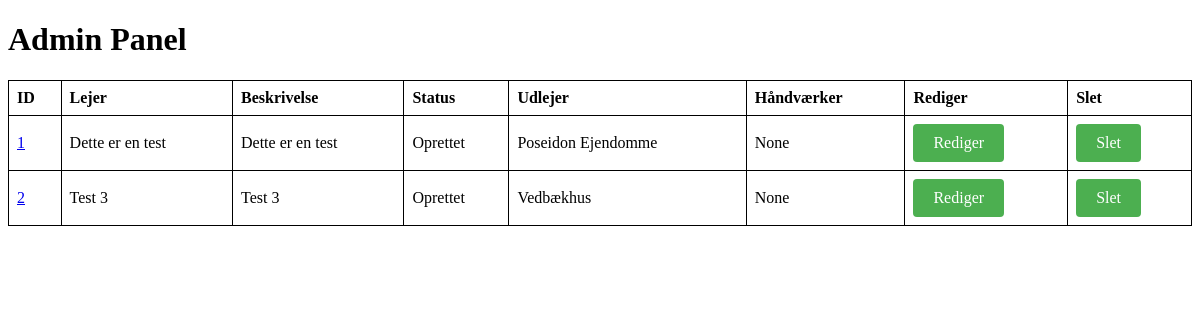
The page /admin (signed in) on the database its author committed.
### tables this page shows
CREATE TABLE tickets (
    id INTEGER PRIMARY KEY AUTOINCREMENT,
    lejer TEXT NOT NULL,
    beskrivelse TEXT NOT NULL,
    status TEXT NOT NULL,
    udlejer TEXT NOT NULL,
    håndværker TEXT,
    user_id INTEGER,
    unit_id INTEGER NOT NULL,
    FOREIGN KEY (user_id) REFERENCES users(id),
    FOREIGN KEY (unit_id) REFERENCES units(id)
);

### app.py (the view)
@app.route("/admin")
@flask_login.login_required
def admin():
    conn = get_db_connection()
    tickets = conn.execute('SELECT * FROM tickets').fetchall()
    conn.close()
    return render_template("admin.html", tickets=tickets)

### app.py (called while the page is built)
@login_manager.user_loader
def load_user(user_id):
    conn = get_db_connection()
    user = conn.execute('SELECT * FROM users WHERE id = ?', (user_id,)).fetchone()
    conn.close()
    if user:
        return User(user['id'], user['username'], user['password_hash'], user['role'], user['invitation_token'], user['invited_by'], user['unit_id'])
    return None

@app.context_processor
def inject_login():
    return dict(flask_login=flask_login)

def get_db_connection():
    conn = sqlite3.connect(DATABASE)
    conn.row_factory = sqlite3.Row
    return conn

### templates/admin.html (shortened to what this page needs)
<!DOCTYPE html>
<html>
<head>
</head>
<body>
    <h1>Admin Panel</h1>
    <table>
        <thead>
            <tr>
                <th>ID</th>
                <th>Lejer</th>
                <th>Beskrivelse</th>
                <th>Status</th>
                <th>Udlejer</th>
                <th>Håndværker</th>
                <th>Rediger</th>
                <th>Slet</th>
            </tr>
        </thead>
        <tbody>
            {% for ticket in tickets %}
            <tr>
                <td data-label="ID"><a href="/ticket/{{ ticket.id }}">{{ ticket.id }}</a></td>
                <td data-label="Lejer">{{ ticket.lejer }}</td>
                <td data-label="Beskrivelse">{{ ticket.beskrivelse }}</td>
                <td data-label="Status">{{ ticket.status }}</td>
                <td data-label="Udlejer">{{ ticket.udlejer }}</td>
                <td data-label="Håndværker">{{ ticket.håndværker }}</td>
                <td data-label="Rediger">
                    <a href="/edit/{{ ticket.id }}" class="button-lookalike">Rediger</a>
                </td>
                <td data-label="Slet">
                    <form action="/delete/{{ ticket.id }}" method="post">
                        <input type="submit" value="Slet">
                    </form>
                </td>
            </tr>
            {% endfor %}
        </tbody>
    </table>
</body>
</html>

### templates/admin.html (style rules this page uses)
table { border-collapse: collapse; width: 100%; }
th, td { border: 1px solid black; padding: 8px; text-align: left; }
input[type="submit"], a.button-lookalike { background-color: #4CAF50; color: white; padding: 10px 20px; border: none; cursor: pointer; text-decoration: none; display: inline-block; border-radius: 4px; font-size: 16px; font-family: inherit; }

### rows shown on the page
tickets: id "1", lejer "Dette er en test", beskrivelse "Dette er en test", status "Oprettet", udlejer "Poseidon Ejendomme", håndværker "None"
tickets: id "2", lejer "Test 3", beskrivelse "Test 3", status "Oprettet", udlejer "Vedbækhus", håndværker "None"
